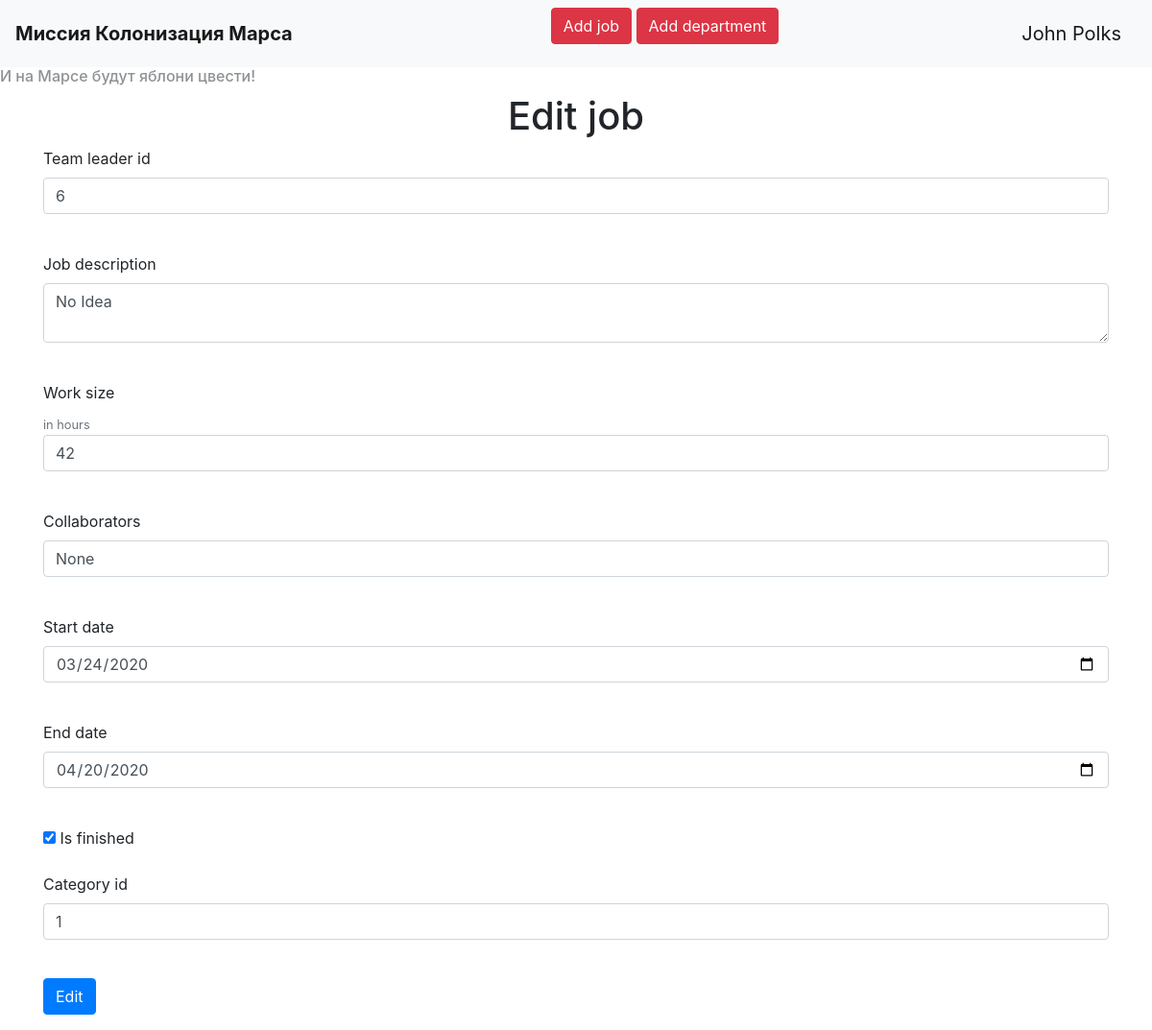
Screenshot of /edit/job/11 (signed in) with the database file from the repository.
### __all_models.py (models this page shows, shortened)
class User(SqlAlchemyBase, UserMixin, SerializerMixin):
    __tablename__ = 'users'
    id = sqlalchemy.Column(sqlalchemy.Integer, primary_key=True, autoincrement=True)
    surname = sqlalchemy.Column(sqlalchemy.String)
    name = sqlalchemy.Column(sqlalchemy.String)
    age = sqlalchemy.Column(sqlalchemy.Integer)
    position = sqlalchemy.Column(sqlalchemy.String)
    speciality = sqlalchemy.Column(sqlalchemy.String)
    from_city = sqlalchemy.Column(sqlalchemy.String)
    address = sqlalchemy.Column(sqlalchemy.String)
    email = sqlalchemy.Column(sqlalchemy.String, unique=True)
    hashed_password = sqlalchemy.Column(sqlalchemy.String)
    modified_date = sqlalchemy.Column(sqlalchemy.DateTime)
    username = sqlalchemy.Column(sqlalchemy.String, unique=True)

class Jobs(SqlAlchemyBase, SerializerMixin):
    __tablename__ = 'jobs'
    id = sqlalchemy.Column(sqlalchemy.Integer, primary_key=True, autoincrement=True)
    team_leader = sqlalchemy.Column(sqlalchemy.Integer, sqlalchemy.ForeignKey('users.id'))
    job = sqlalchemy.Column(sqlalchemy.String)
    work_size = sqlalchemy.Column(sqlalchemy.Integer)
    collaborators = sqlalchemy.Column(sqlalchemy.String)
    start_date = sqlalchemy.Column(sqlalchemy.DateTime, default=datetime.datetime.now())
    end_date = sqlalchemy.Column(sqlalchemy.DateTime)
    is_finished = sqlalchemy.Column(sqlalchemy.Boolean)
    creator_id = sqlalchemy.Column(sqlalchemy.Integer)
    users = orm.relation('User')
    tm_leader = orm.relationship('User', foreign_keys='Jobs.team_leader')
    categories = orm.relation('Category', secondary='association', backref='jobs')

### main.py (the view, shortened to what this page needs)
@app.route('/edit/<type>/<int:id>', methods=['GET', 'POST'])
@login_required
def edit_item(type, id):
    if type == 'job':
        form = NewJobForm()
        form.submit.label.text = 'Edit'
        sesion = db_session.create_session()
        job = sesion.query(Jobs).get(id)
        if not job:
            abort(404)
        if request.method == 'GET':
            form.collaborator.data = 'None'
            form.job.data = job.job
            form.work_size.data = job.work_size
            form.team_leader.data = job.team_leader
            form.start_date.data = job.start_date
            form.end_date.data = job.end_date
            if len(job.categories) > 0:
                form.category_id.data = job.categories[0].cat_id
            form.is_finished.data = job.is_finished
        return render_template('newjob.html', add_title='Edit job', title='Job edit', form=form)

### forms.py
class NewJobForm(FlaskForm):
    team_leader = IntegerField('Team leader id', validators=[DataRequired()])
    job = TextAreaField('Job description', validators=[DataRequired()])
    work_size = FloatField('Work size', validators=[DataRequired()])
    collaborator = StringField('Collaborators', validators=[DataRequired()])
    start_date = DateField('Start date', default=datetime.datetime.today(), format='%Y-%m-%d')
    end_date = DateField('End date', default=datetime.datetime.today(), format='%Y-%m-%d')
    is_finished = BooleanField('Is finished', default=False)
    category_id=IntegerField('Category id',validators=[DataRequired()])
    submit = SubmitField('Add job')

### db_session.py (called while the page is built)
def create_session() -> Session:
    global __factory
    return __factory()

### main.py (called while the page is built)
@login_manager.user_loader
def load_user(id):
    sesion = db_session.create_session()
    return sesion.query(User).get(id)

### templates/newjob.html (shortened to what this page needs)
{% extends "base.html" %}
{% block content %}
    <div align="center">
    <h1>{{add_title}}</h1>
    </div>
    <form action="" method="post" novalidate>
        {% for field in form if field.name != 'csrf_token' and field.name != 'submit'%}
        <p>
            {% if field.name != 'is_finished'%}
            {{ field.label }}<br>
            {% if field.name == 'work_size' %}
                <small class="text-muted">in hours</small>
            {% endif %}
            {{ field(class="form-control") }}<br>
            {% else %}
                {{field()}} {{field.label}}
            {% endif %}
        </p>
        {% endfor %}
        <p>{{form.submit(class="btn btn-primary",type="submit")}}</p>
    </form>
{% endblock %}

### templates/base.html (shortened to what this page needs)
<!doctype html>
<html lang="en">
<head>
    <link rel="stylesheet"
          href="https://stackpath.bootstrapcdn.com/bootstrap/4.4.1/css/bootstrap.min.css"
>
    <link rel="stylesheet" href="{{ url_for('static', filename='css/style.css') }}">
</head>
<body>
<header>
    <nav class="navbar navbar-light bg-light">
        <a class="navbar-brand" href="/"><b>Миссия Колонизация Марса</b></a>
        {% if request.path != '/addjob'%}
        <p>
        <a class="btn btn-danger" href="/addjob">Add job</a>
        <a class="btn btn-danger" href="/adddepartment">Add department</a>
        </p>
        {% endif %}
        {% if current_user.is_authenticated %}
            <a class="navbar-brand" href="/logout">{{ current_user.name }} {{ current_user.surname }}</a>
        {% else %}
            <p>
            <a class="btn btn-primary " href="/register">Register</a>
            <a class="btn btn-success" href="/login">Login</a>
            </p>
        {% endif %}
    </nav>
</header>
 <h6 style="opacity: 0.5">И на Марсе будут яблони цвести!</h6>
<main role="main" class="container">
    {% block content %}{% endblock %}
</main>
</body>
</html>

### rows the page displays
User: name "John", surname "Polks"
Jobs: team_leader "6" "No Idea" "42" "03/24/2020" "04/20/2020", is_finished "☑"

### other values shown
{{ add_title }} "Edit job"
{{ field.label }} "Team leader id" "Job description" "Work size" "Collaborators" "Start date" "End date" "Category id"
{{ field.label }} "Is finished"
